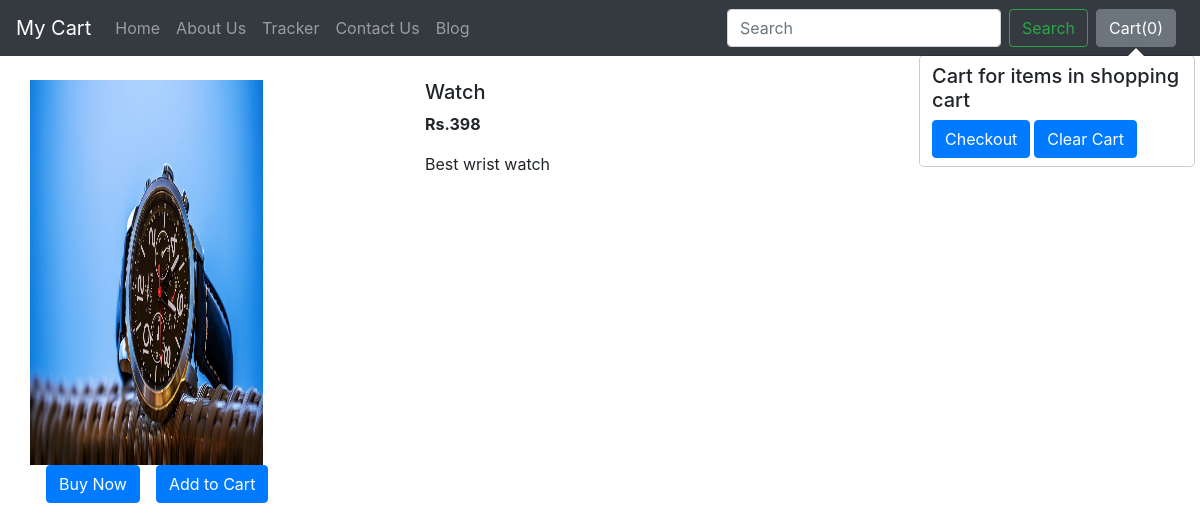
The page /shop/products/3 on the database its author committed.
### shop/models.py (models this page shows, shortened)
class Product(models.Model):
    product_id = models.AutoField
    product_name = models.CharField(max_length=50)
    category = models.CharField(max_length=50, default="")
    subcategory = models.CharField(max_length=50, default="")
    price = models.IntegerField(default=0)
    desc = models.CharField(max_length=300)
    date = models.DateField()
    image = models.ImageField(upload_to="shop/images", default="")

### shop/views.py (the view)
# urls.py: path('products/<int:myid>', views.productView, name="Products"),
def productView(request, myid):
    product = Product.objects.filter(id=myid)
    return render(request, 'shop/productview.html', {'product': product[0]})

### shop/templates/shop/productview.html (shortened to what this page needs)
{% extends 'shop/basic.html' %}
{% block body %}
<div class="container my-4">
 <div class="row">
  <div class="col-md-4">
    <div class="row">
       <img src="/media/{{product.image}}" width="233px" height="385px">
    </div>
    <div class="row">
     <button class="btn btn-primary mx-3">Buy Now</button>
     <button class="btn btn-primary">Add to Cart</button>
    </div>
  </div>
  <div class="col-md-8">
    <h5>{{product.product_name}}</h5>
    <p><b>Rs.{{product.price}}</b></p>
    <p>{{product.desc}}</p>
  </div>
 </div>
</div>
 {% endblock %}

### rows shown on the page
Product: image (picture), product_name "Watch", price "398", desc "Best wrist watch"
